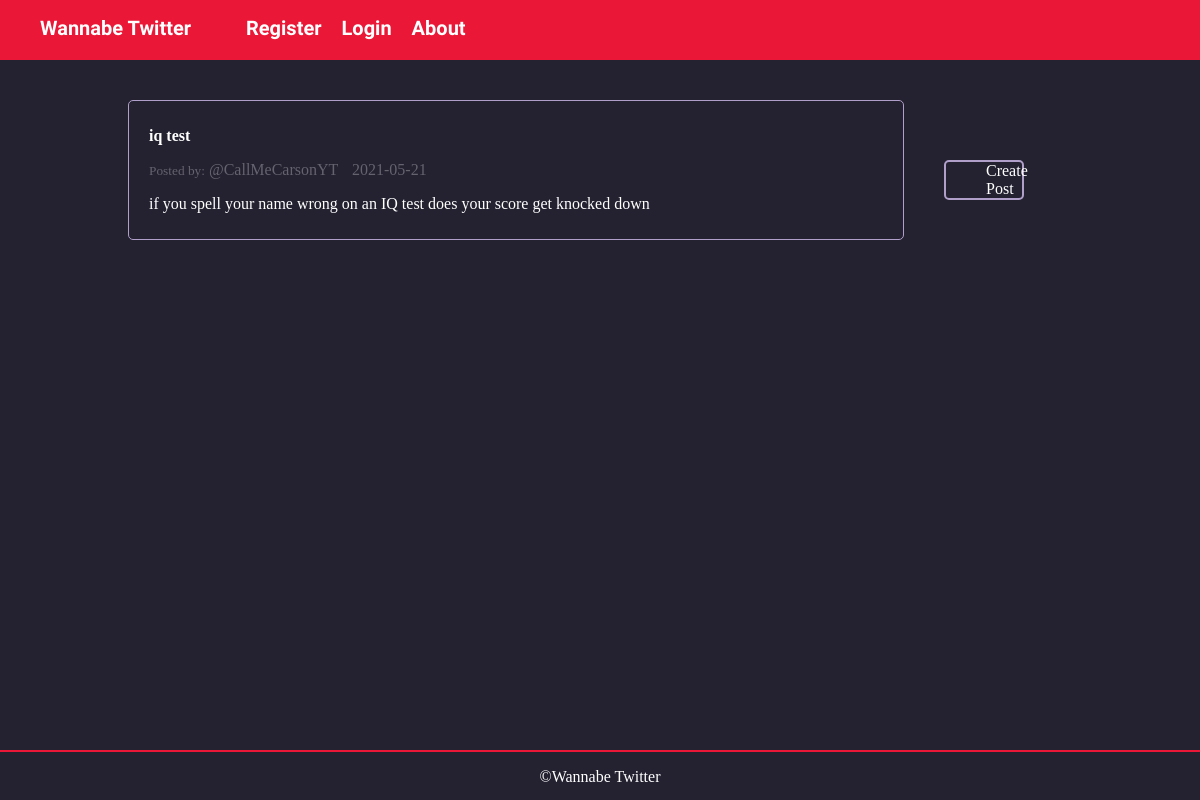
Screenshot of /post/3 with the database file from the repository.
### flaskblog/models.py (models this page shows, shortened)
class Post(db.Model):
    id = db.Column(db.Integer, primary_key=True)
    title = db.Column(db.String(100), nullable=False)
    date_posted = db.Column(db.DateTime(), nullable=False, default=datetime.utcnow)
    content = db.Column(db.Text, nullable=False)
    user_id = db.Column(db.Integer, db.ForeignKey('user.id'), nullable=False)

class User(db.Model, UserMixin):
    id = db.Column(db.Integer, primary_key=True)
    username = db.Column(db.String(20), unique=True, nullable=False)
    email = db.Column(db.String(120), unique=True, nullable=False)
    image = db.Column(db.String(20), nullable=False, default="default.jpg")
    password = db.Column(db.String(60), nullable=False)
    posts = db.relationship('Post', backref="author", lazy=True)

### flaskblog/routes.py (the view)
@app.route("/post/<int:post_id>")
def post(post_id):
    post = Post.query.get_or_404(post_id)
    return render_template("post.html", title=post.title, post=post)

### flaskblog/templates/post.html (shortened to what this page needs)
{% extends "layout.html" %}
{% block body %}
    <div class="post">
        <div class="post-header">
            <p class="post-title">{{ post.title }}</p>
            <small>Posted by:</small>
            <a href="{{ url_for('user_posts', username=post.author.username) }}" id="user">@{{ post.author.username }}</a>
            <a id="date">{{ post.date_posted.strftime('%Y-%m-%d') }}</a>
        </div>
        <p class="post-content">{{ post.content}}</p>
    </div>
{% endblock %}

### flaskblog/static/main.css (style rules this page uses)
*, *:before, *:after { -webkit-box-sizing: border-box; -moz-box-sizing: border-box; box-sizing: border-box; }
:root { --purple: #242130; --light-purple: #65636e; --red: #eb1736; --brown: #443937; --border-color: #AF9FC9; --success-bg: rgba(50,205,50, 0.2); --success-txt: #75ff1a; --invalid-bg: rgba(255,77,77, 0.2); --invalid-txt: rgb(255,25,25); --info-bg: rgba(0, 0, 230, 02); --info-txt: rgb(0, 0, 204); }
body { color: white; background-color: var(--purple); }
body, header { margin: 0; padding: 0; }
a { text-decoration: none; }
.post { border: 1px solid var(--border-color); border-radius: 5px; padding: 10px 20px; margin: 20px 0; }
.post-header { color: var(--light-purple); }
.post-title { color: white; font-weight: 600; padding-right: 10px; }
#date { margin-left: 10px; }
#user { color: var(--light-purple); }

### rows the page displays
Post: title "iq test", date_posted "2021-05-21", content "if you spell your name wrong on an IQ test does your score get knocked down"
User: author.username "CallMeCarsonYT"
